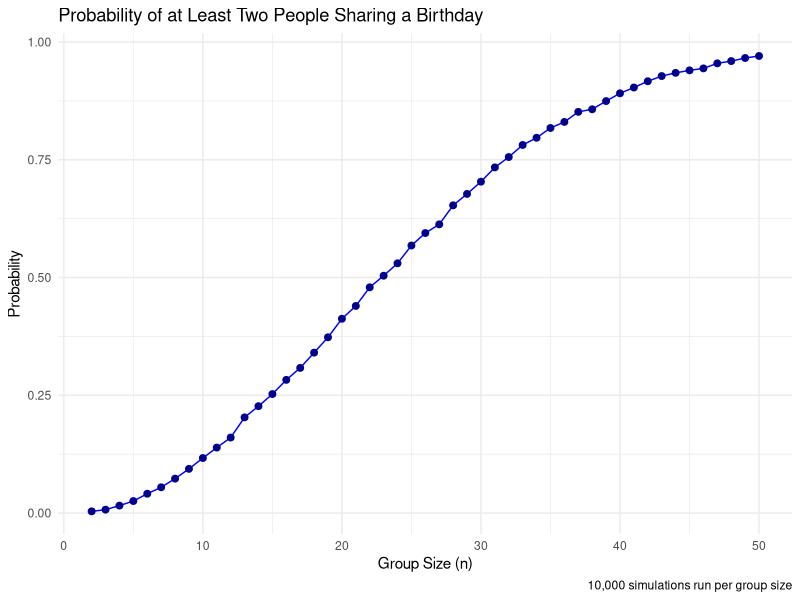

This chart was generated by the following R code:
## ---- chunk 1
library(tidyverse)

knitr::opts_chunk$set(
  echo = TRUE,
  warning = FALSE,
  fig.width = 6,
  fig.asp = .6,
  out.width = "90%"
  )

theme_set(theme_minimal() + theme(legend.position = "bottom"))

options(
  ggplot2.continuous.colour = "viridis",
  ggplot2.continuous.fill = "viridis"
)

scale_colour_discrete = scale_colour_viridis_d
scale_fill_discrete = scale_fill_viridis_d
## ---- chunk 2
bday_share = function(n_ppl) {
  bdays = sample(1:365 , size = n_ppl, replace = TRUE)
  
  any(duplicated(bdays))
}

## ---- chunk 3
set.seed(133)

n_simulation = 10000
group_sizes = 2:50
## ---- chunk 4
results = map_dfr(group_sizes, function(n) {
  
  prob = replicate(n_simulation, bday_share(n))
  tibble(group_size = n, prob_shared = mean(prob))
         
})
## ---- chunk 5
ggplot(results, aes(x = group_size, y = prob_shared)) +
  geom_line(color = "blue") + 
  geom_point(color = "darkblue", size = 2) + 
  labs(
    title = "Probability of at Least Two People Sharing a Birthday",
    x = "Group Size (n)",
    y = "Probability",
    caption = "10,000 simulations run per group size"
  )
